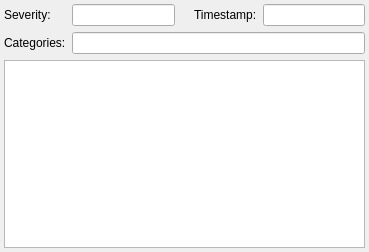
<?xml version="1.0" encoding="UTF-8"?>
<ui version="4.0">
 <class>CStatusMessageForm</class>
 <widget class="QFrame" name="CStatusMessageForm">
  <property name="geometry">
   <rect>
    <x>0</x>
    <y>0</y>
    <width>369</width>
    <height>252</height>
   </rect>
  </property>
  <property name="windowTitle">
   <string>Status message</string>
  </property>
  <layout class="QGridLayout" name="gl_StatusMessageForm" columnstretch="0,1,0,1">
   <property name="leftMargin">
    <number>4</number>
   </property>
   <property name="topMargin">
    <number>4</number>
   </property>
   <property name="rightMargin">
    <number>4</number>
   </property>
   <property name="bottomMargin">
    <number>4</number>
   </property>
   <item row="1" column="1" colspan="3">
    <widget class="QLineEdit" name="le_Categories">
     <property name="readOnly">
      <bool>true</bool>
     </property>
    </widget>
   </item>
   <item row="0" column="0">
    <widget class="QLabel" name="lbl_Severity">
     <property name="text">
      <string>Severity:</string>
     </property>
    </widget>
   </item>
   <item row="0" column="1">
    <widget class="QLineEdit" name="le_Severity">
     <property name="readOnly">
      <bool>true</bool>
     </property>
    </widget>
   </item>
   <item row="0" column="3">
    <widget class="QLineEdit" name="le_Timestamp">
     <property name="readOnly">
      <bool>true</bool>
     </property>
    </widget>
   </item>
   <item row="1" column="0">
    <widget class="QLabel" name="lbl_Categories">
     <property name="text">
      <string>Categories:</string>
     </property>
    </widget>
   </item>
   <item row="2" column="0" colspan="4">
    <widget class="QPlainTextEdit" name="te_Message">
     <property name="readOnly">
      <bool>true</bool>
     </property>
    </widget>
   </item>
   <item row="0" column="2">
    <widget class="QFrame" name="fr_Timestamp">
     <property name="frameShadow">
      <enum>QFrame::Sunken</enum>
     </property>
     <layout class="QHBoxLayout" name="hl_Timestamp">
      <property name="leftMargin">
       <number>0</number>
      </property>
      <property name="topMargin">
       <number>0</number>
      </property>
      <property name="rightMargin">
       <number>0</number>
      </property>
      <property name="bottomMargin">
       <number>0</number>
      </property>
      <item>
       <widget class="QLabel" name="lbl_SeverityIcon">
        <property name="text">
         <string/>
        </property>
        <property name="pixmap">
         <pixmap resource="../../misc/misc.qrc">:/ant-design/icons/ant-design/question.svg</pixmap>
        </property>
       </widget>
      </item>
      <item>
       <widget class="QLabel" name="lbl_Timestamp">
        <property name="text">
         <string>Timestamp:</string>
        </property>
       </widget>
      </item>
     </layout>
    </widget>
   </item>
  </layout>
 </widget>
 <tabstops>
  <tabstop>le_Severity</tabstop>
  <tabstop>le_Timestamp</tabstop>
  <tabstop>le_Categories</tabstop>
  <tabstop>te_Message</tabstop>
 </tabstops>
 <resources>
  <include location="../../misc/misc.qrc"/>
 </resources>
 <connections/>
</ui>
